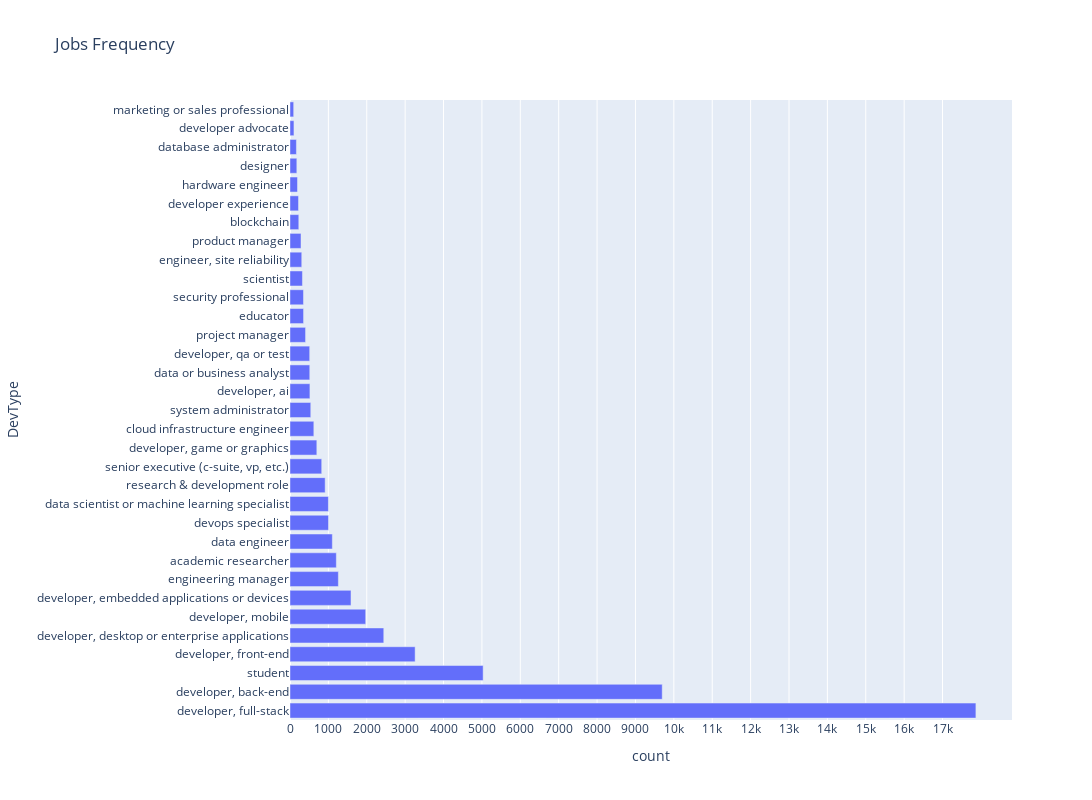

This figure's notebook cell:
### Code cell
max_count = Jobs_freq['count'].max()
tickvals = list(range(0, max_count, 1000))
fig = px.bar(Jobs_freq, y = 'DevType', x = 'count', title = 'Jobs Frequency')
fig.update_xaxes(tickvals=tickvals)
fig.update_layout(width = 1200, height = 800)
fig.show()

### Figure 1 — Plotly figure (JSON) as saved in the notebook; plotly's stock layout.template omitted (floating-point values rounded to 4 significant figures)
{"data": [{"alignmentgroup": "True", "hovertemplate": "count=%{x}<br>DevType=%{y}<extra></extra>", "legendgroup": "", "marker": {"color": "#636efa", "pattern": {"shape": ""}}, "name": "", "offsetgroup": "", "orientation": "h", "showlegend": false, "textposition": "auto", "type": "bar", "x": [17869, 9697, 5032, 3260, 2443, 1972, 1589, 1260, 1207, 1103, 1004, 1001, 916, 826, 699, 621, 541, 519, 515, 513, 405, 353, 351, 324, 306, 287, 229, 222, 195, 178, 167, 103, 96], "xaxis": "x", "y": ["developer, full-stack", "developer, back-end", "student", "developer, front-end", "developer, desktop or enterprise applications", "developer, mobile", "developer, embedded applications or devices", "engineering manager", "academic researcher", "data engineer", "devops specialist", "data scientist or machine learning specialist", "research & development role", "senior executive (c-suite, vp, etc.)", "developer, game or graphics", "cloud infrastructure engineer", "system administrator", "developer, ai", "data or business analyst", "developer, qa or test", "project manager", "educator", "security professional", "scientist", "engineer, site reliability", "product manager", "blockchain", "developer experience", "hardware engineer", "designer", "database administrator", "developer advocate", "marketing or sales professional"], "yaxis": "y"}], "layout": {"barmode": "relative", "height": 800, "legend": {"tracegroupgap": 0}, "title": {"text": "Jobs Frequency"}, "width": 1200, "xaxis": {"anchor": "y", "domain": [0, 1], "tickvals": [0, 1000, 2000, 3000, 4000, 5000, 6000, 7000, 8000, 9000, 10000, 11000, 12000, 13000, 14000, 15000, 16000, 17000], "title": {"text": "count"}}, "yaxis": {"anchor": "x", "domain": [0, 1], "title": {"text": "DevType"}}}}
